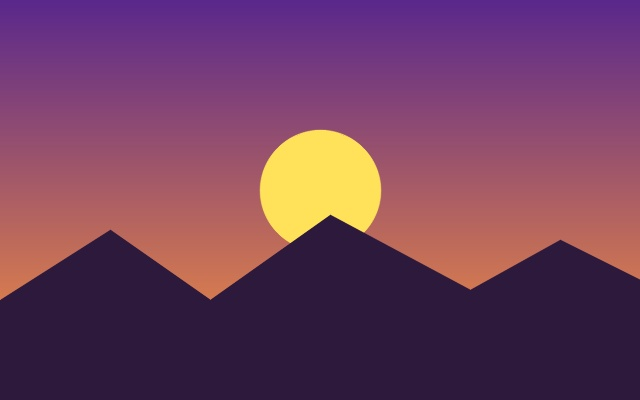
#> input picture LAB/opencv-lab-instructor/opencv-lab/data/scene.jpg, 640 x 400 px
$ python ex04_pixels.py
#> lines starting #> are read from the running program, lines starting #| are printed output that depends on the picture; after the words box and inside, x2 and y2 are one past the last pixel; in counts of white or black regions, pixels touching at a corner belong together
### LAB/opencv-lab-instructor/opencv-lab/labutils.py
"""
labutils.py - small helpers shared by every exercise in the OpenCV lab.

You do not need to edit this file. It gives you:
    data(name)        full path of a file in the data/ folder
    out(name)         full path of a file in the output/ folder
    show(title, img)  cv2.imshow + cv2.waitKey in one call (returns the key)
    open_source(src)  open a webcam ("0") or a video file, with a safe fallback
    grid(images)      put several images side by side, with labels
    frame_limit(n)    lets the automatic tests stop long video loops

Headless mode: if the environment variable LAB_HEADLESS=1 is set, show()
saves images into output/ instead of opening windows. This is useful on
computers without a display (servers, some cloud notebooks).
"""
import os
from pathlib import Path

import cv2
import numpy as np

ROOT = Path(__file__).resolve().parent
DATA = ROOT / "data"
OUT = ROOT / "output"
OUT.mkdir(exist_ok=True)

HEADLESS = os.environ.get("LAB_HEADLESS") == "1"
MAX_FRAMES = int(os.environ.get("LAB_MAX_FRAMES", "0"))
FONT = cv2.FONT_HERSHEY_SIMPLEX


def data(name):
    """Return the full path of a sample file, with a helpful error if it is missing."""
    path = DATA / name
    if not path.exists():
        raise FileNotFoundError(f"{path} not found. Run:  python make_samples.py")
    return str(path)


def out(name):
    """Return the full path of a file in the output/ folder."""
    return str(OUT / name)


def _safe(title):
    return "".join(ch if ch.isalnum() else "_" for ch in title).strip("_")


def show(title, img, wait=0):
    """Show an image and wait. wait=0 waits for a key; wait=1 is for video loops.

    Returns the key that was pressed (or -1 / 255 when nothing was pressed).
    """
    if HEADLESS:
        cv2.imwrite(out(f"{_safe(title)}.png"), img)
        return -1
    cv2.imshow(title, img)
    return cv2.waitKey(wait) & 0xFF


def close():
    """Close every OpenCV window."""
    if not HEADLESS:
        cv2.destroyAllWindows()


# [31 lines left out: functions open_source, delay_for, not called in this run]


def frame_limit(n):
    """True when an automatic test asked the loop to stop after LAB_MAX_FRAMES frames."""
    return MAX_FRAMES > 0 and n >= MAX_FRAMES


def to_bgr(img):
    """Make any image 3-channel BGR so it can be shown next to colour images."""
    if img.ndim == 2:
        return cv2.cvtColor(img, cv2.COLOR_GRAY2BGR)
    return img


def grid(images, labels=None, cols=None, scale=1.0):
    """Place images in a grid (all resized to the first image's size) with labels."""
    cols = cols or len(images)
    h, w = images[0].shape[:2]
    h, w = int(h * scale), int(w * scale)
    tiles = []
    for i, img in enumerate(images):
        tile = cv2.resize(to_bgr(img), (w, h))
        if labels:
            cv2.rectangle(tile, (0, 0), (w, 30), (0, 0, 0), -1)
            cv2.putText(tile, labels[i], (8, 21), FONT, 0.6, (255, 255, 255), 1, cv2.LINE_AA)
        tiles.append(tile)
    while len(tiles) % cols:
        tiles.append(np.zeros_like(tiles[0]))
    rows = [np.hstack(tiles[r:r + cols]) for r in range(0, len(tiles), cols)]
    return np.vstack(rows)

### LAB/opencv-lab-instructor/opencv-lab/solutions/exercises/ex04_pixels.py
"""
Exercise 04 - The image as a NumPy array                 (lecture block 04)

Goal:  read and change single pixels, crop regions, understand views vs
       copies, split colour channels.
Run:   python exercises/ex04_pixels.py

Checkpoint: the pixel at row 100, col 200 is printed as three numbers (B, G, R).
            The sun crop has shape (130, 130, 3).
            After STEP 4 the top-left corner of img is black but the top-right is NOT white.
"""
import sys
from pathlib import Path

sys.path.insert(0, str(next(p for p in Path(__file__).resolve().parents if (p / "labutils.py").exists())))
import cv2
import numpy as np
from labutils import close, data, grid, out, show

img = cv2.imread(data("scene.jpg"))
#> img is the input picture: shape (400, 640, 3); mean B, G, R 94.2, 63.1, 112.4

# STEP 1 - read one pixel. Indexing is [row, column] = [y, x]
b, g, r = img[100, 200]
#> b = 120; g = 66; r = 131
print(f"pixel [100, 200]  B={b}  G={g}  R={r}")
#| pixel [100, 200]  B=120  G=66  R=131

# STEP 2 - write pixels
img[100, 200] = (0, 0, 255)
#> img: shape (400, 640, 3); under 0.01% of pixels changed, all inside (x1, y1, x2, y2) = (200, 100, 201, 101)
img[50:60, 100:110] = (0, 0, 255)
#> img: shape (400, 640, 3); mean B, G, R 94.2, 63.1, 112.5

# STEP 3 - crop the sun: rows 125..254, columns 255..384
sun = img[125:255, 255:385]
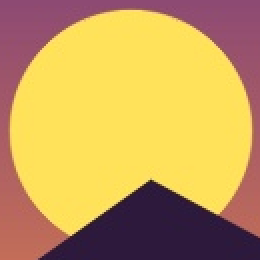
#> sun: shape (130, 130, 3) (shown 2 times larger); mean B, G, R 89.2, 160.4, 199.4
print("sun crop shape:", sun.shape)
#| sun crop shape: (130, 130, 3)
show("Step 3 - sun crop", sun)
#> (key Esc is pressed here)

# STEP 4 - a slice is a VIEW: changing it changes the original
view = img[0:50, 0:50]
view[:] = 0                                  # paints the original black too
#> view: shape (50, 50, 3); every value is 0
safe = img[0:50, 590:640].copy()
safe[:] = 255                                # the original is untouched
#> safe: shape (50, 50, 3); every value is 255
print("top-left of img  :", img[10, 10], "(changed through the view)")
#| top-left of img  : [0 0 0] (changed through the view)
print("top-right of img :", img[10, 600], "(unchanged, we used .copy())")
#| top-right of img : [137  42  93] (unchanged, we used .copy())

# STEP 5 - split the channels and compare them
blue, green, red = cv2.split(img)
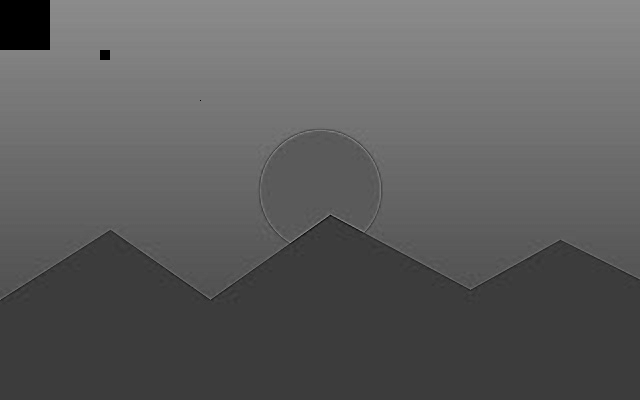
#> blue: shape (400, 640); min 0, max 156, mean 92.9
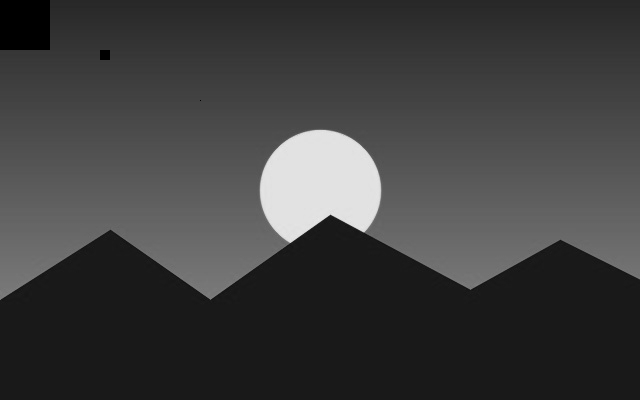
#> green: shape (400, 640); min 0, max 232, mean 62.6
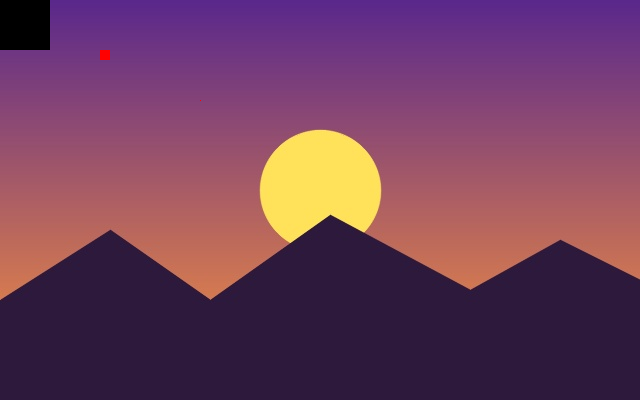
#> img: shape (400, 640, 3); mean B, G, R 92.9, 62.6, 111.5
gray = cv2.cvtColor(img, cv2.COLOR_BGR2GRAY)
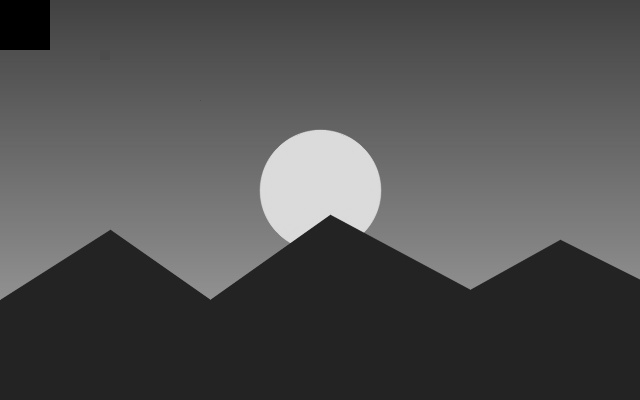
#> gray: shape (400, 640); min 0, max 224, mean 80.7
print(f"mean brightness: B={blue.mean():.0f} G={green.mean():.0f} R={red.mean():.0f} gray={gray.mean():.0f}")
#| mean brightness: B=93 G=63 R=112 gray=81
panel = grid([img, blue, green, red], ["image", "B channel", "G channel", "R channel"], cols=2, scale=0.6)
#> in grid, `cols = cols or len(images)`: cols = 2
#> the loop in grid, `for i, img in enumerate(images):` made 4 passes
#> after the loop in grid, `for i, img in enumerate(images):`:
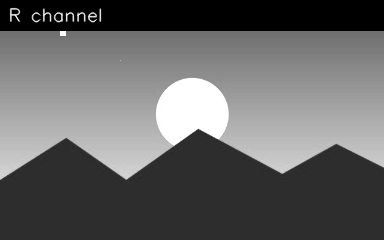
#> tile: shape (240, 384, 3); min 0, max 255, mean 100.3
#> after the loop in grid, `for i, img in enumerate(images):`: tiles = 4 items
#> in grid, `rows = [np.hstack(tiles[r:r + cols]) for r in range(0, len(tiles), col..`: rows = 2 items
#> in grid, `return np.vstack(rows)`:
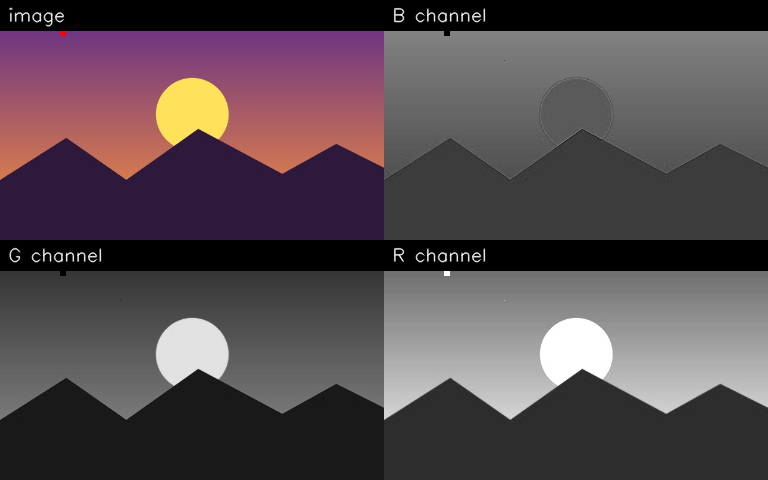
#> returned value: shape (480, 768, 3); mean of channels 0, 1, 2 78.2, 73.3, 83.9; drawn as B, G, R
cv2.imwrite(out("channels.png"), panel)
show("Step 5 - channels", panel)
#> (key Enter is pressed here)
close()
